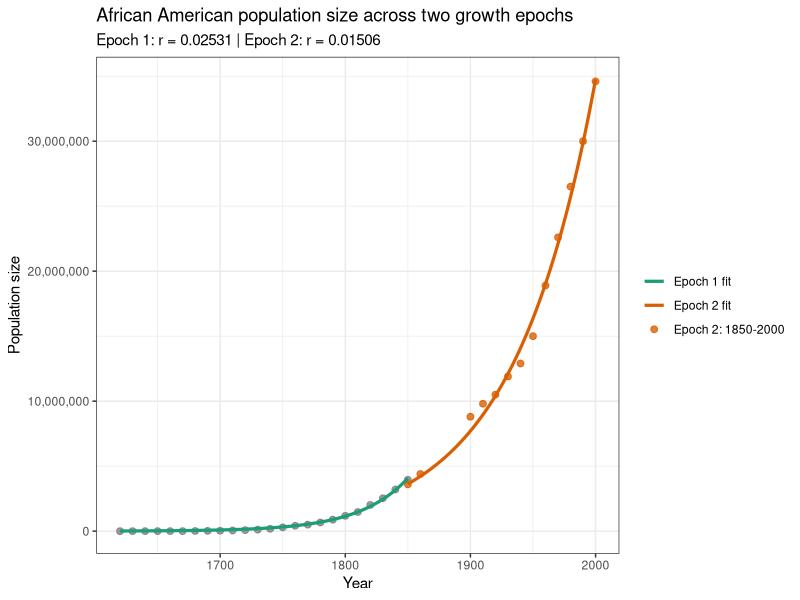
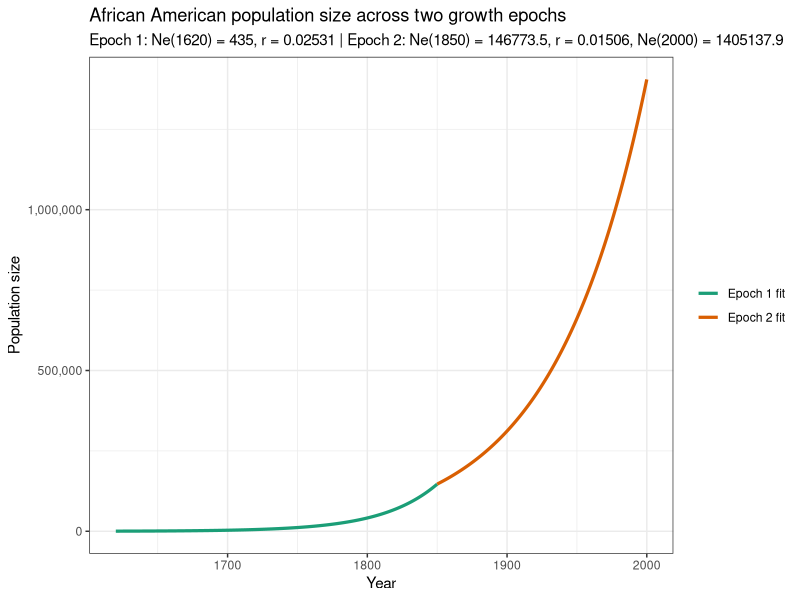
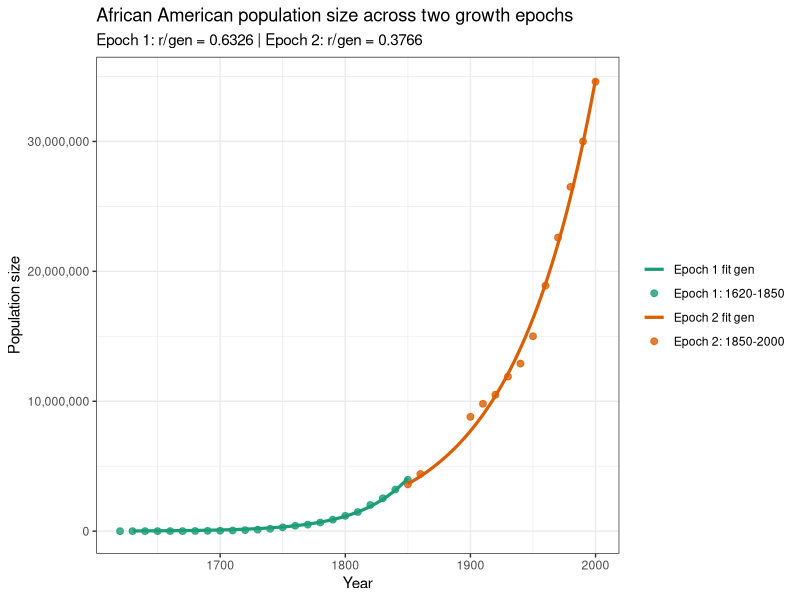
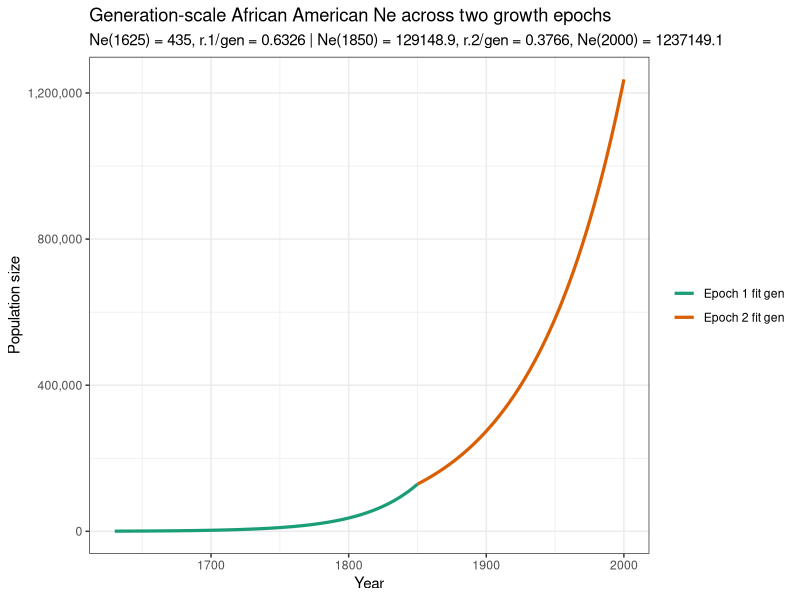

These figures' R source, in order:
# ______________________________________________________________________________
# Aydin Karatas
# ___
# University of Southern California
# Department of Quantitative and Computational Biology
# Mooney Lab
# ___
# calc.ADMIX.params.R
# ______________________________________________________________________________


library(tidyverse)

# rate 1 ----
# data from Hacker 2021
AA.pop.1.all <- data.frame(
  period = c(
    "1610-1620", "1620-1630", "1630-1640", "1640-1650", "1650-1660",
    "1660-1670", "1670-1680", "1680-1690", "1690-1700", "1700-1710",
    "1710-1720", "1720-1730", "1730-1740", "1740-1750", "1750-1760",
    "1760-1770", "1770-1780", "1780-1790", "1790-1800", "1800-1810",
    "1810-1820", "1820-1830", "1830-1840", "1840-1850", "1850-1860",
    "1860-1861", "1861-1862", "1862-1863", "1863-1864", "1864-1865"
  ),
  pop.beginning = c(
    0, 20, 59, 585, 1568,
    2862, 4444, 6832, 16394, 27806,
    41844, 67294, 95669, 156040, 247027,
    319290, 459446, 558921, 706514, 908036,
    1195182, 1550757, 2021968, 2530405, 3204420,
    3953760, 3991133, 3903859, 3815760, 3726828
  ),
  pop.end = c(
    20, 59, 585, 1568, 2862,
    4444, 6832, 16394, 27806, 41844,
    67294, 95669, 156040, 247027, 319290,
    459446, 558921, 706514, 908036, 1195182,
    1550757, 2021968, 2530405, 3204420, 3953760,
    3991133, 3903859, 3815760, 3726828, 3630336
  ),
  growth.rate.10yr = c(
    NA, 195.0, 891.5, 168.0, 82.5,
    55.3, 53.7, 140.0, 69.6, 50.5,
    60.8, 42.2, 63.1, 58.3, 29.3,
    43.9, 21.7, 26.4, 28.5, 31.6,
    29.8, 30.4, 25.1, 26.6, 23.4,
    NA, NA, NA, NA, NA
  ),
  person.years.lived = c(
    16, 361, 2293, 9970, 21505,
    35952, 55527, 109243, 215999, 343482,
    535651, 806513, 1234030, 1980625, 2816150,
    3851269, 5075599, 6298380, 8030652, 10450423,
    13652609, 17759559, 22666906, 28541607, 35659777,
    3972417, 3947335, 3859642, 3771119, 3144251
  ),
  hours.worked.millions = c(
    0, 1, 5, 23, 49,
    82, 127, 251, 496, 788,
    1229, 1850, 2831, 4544, 6461,
    8835, 11644, 14449, 18423, 23975,
    31321, 40743, 52001, 65478, 81808,
    9113, 9056, 8855, 8651, 7213
  ),
  assumed.birth.rate = c(
    NA, 22.4, 22.4, 22.4, 22.4,
    22.4, 26.5, 27.3, 29.1, 31.0,
    34.6, 41.3, 41.4, 41.2, 46.4,
    39.5, 39.1, 44.7, 50.3, 55.8,
    55.7, 56.5, 56.5, 54.0, 52.3,
    49.6, 49.6, 49.6, 49.6, 49.6
  ),
  births = c(
    NA, 8, 51, 223, 481,
    804, 1472, 2986, 6295, 10635,
    18524, 33316, 51150, 81536, 130654,
    151957, 198660, 281549, 403648, 583395,
    759768, 1003859, 1280680, 1539820, 1865898,
    197032, 195788, 191438, 187048, 155955
  ),
  imported = c(
    32, 150, 110, 301, 1335,
    3038, 3582, 4947, 8197, 16442,
    17622, 41334, 66672, 26455, 44718,
    59557, 41129, 25105, 16183, 77368,
    5207, 410, 91, 0, 303,
    110, 0, 0, 0, 0
  ),
  smuggled = c(
    NA, NA, NA, NA, NA,
    NA, NA, NA, NA, NA,
    NA, NA, NA, NA, NA,
    NA, NA, NA, NA, NA,
    NA, 1100, 900, 500, 200,
    NA, NA, NA, NA, NA
  ),
  natural.increase.rate = c(
    NA, -30.8, 18.1, 6.8, -0.2,
    -4.0, -2.2, 4.2, 1.5, -0.7,
    1.5, -1.6, -0.5, 3.3, 1.0,
    2.1, 1.3, 2.2, 2.6, 2.4,
    2.7, 2.9, 2.4, 2.4, 2.2,
    NA, NA, NA, NA, NA
  ),
  births.plus.imports = c(
    32, 158, 161, 524, 1816,
    3842, 5054, 7933, 14492, 27077,
    36146, 74650, 117822, 107991, 175372,
    211514, 239789, 306654, 419831, 660763,
    764975, 1005369, 1281671, 1540320, 1866401,
    197142, 195788, 191438, 187048, 155955
  ),
  percent.total = c(
    0.0, 0.0, 0.0, 0.0, 0.0,
    0.0, 0.1, 0.1, 0.1, 0.3,
    0.4, 0.8, 1.2, 1.1, 1.8,
    2.2, 2.4, 3.1, 4.3, 6.7,
    7.8, 10.3, 13.1, 15.7, 19.0,
    2.0, 2.0, 2.0, 1.9, 1.6
  ),
  cumulative.number = c(
    32, 190, 351, 875, 2691,
    6533, 11587, 19520, 34012, 61089,
    97235, 171885, 289707, 397698, 573070,
    784584, 1024373, 1331027, 1750858, 2411621,
    3176596, 4181965, 5463636, 7003956, 8870357,
    9067499, 9263287, 9454725, 9641773, 9797728
  ),
  cumulative.percent = c(
    0.0, 0.0, 0.0, 0.0, 0.0,
    0.1, 0.1, 0.2, 0.3, 0.6,
    1.0, 1.8, 3.0, 4.1, 5.8,
    8.0, 10.5, 13.6, 17.9, 24.6,
    32.4, 42.7, 55.8, 71.5, 90.5,
    92.5, 94.5, 96.5, 98.4, 100.0
  ),
  stringsAsFactors = FALSE
)

AA.pop.1 <- AA.pop.1.all %>%
  mutate(
    start.year = as.numeric(sub("-.*", "", period)),
    imported.prev = dplyr::lag(imported),
    pop.beginning.no.prev.imports = pop.end - imported.prev,
    std.year = start.year - min(start.year) - 10
  ) %>%
  filter(
    !is.na(pop.beginning.no.prev.imports),
    start.year <= 1850
    ) %>%
  select(start.year, std.year, pop.beginning.no.prev.imports) 

# fit linear model on log-transformed size and extract coefficients
log.lm.model.1 <- lm(
  log(AA.pop.1$pop.beginning.no.prev.imports) ~ AA.pop.1$std.year
  )
summary(log.lm.model.1)
r0.1 <- coef(log.lm.model.1)[2]
i0.1 <- exp(coef(log.lm.model.1)[1])

log.nls.model.1 <- nls(
  data = AA.pop.1, pop.beginning.no.prev.imports ~ a * exp(b * std.year), 
  start = list(a = i0.1, b = r0.1)
)
summary(log.nls.model.1)
i.1 <- 1.207e+04 # from summary
r.1 <- 2.531e-02 # from summary


# rate 2 ----
# from...
#   1. Time Almanac 2005,
#   2. Statistical Abstract of the United States: 2003
#   3. We, the American Blacks
AA.pop.2 <- data.frame(
  year = c(
    1850, 1860, 1900, 1910, 1920, 1930, 1940, 1950, 1960, 1970, 1980, 1990, 2000
    ), 
  size = c(
    3.6, 4.4, 8.8, 9.8, 10.5, 11.9, 12.9, 15.0, 18.9, 22.6, 26.5, 30.0, 34.6
    )
  )
AA.pop.2 <- AA.pop.2 %>% 
  mutate(
    std.year = year - min(year),
    size = size * 1e6
    )

# fit linear model on log-transformed size and extract coefficients
log.lm.model.2 <- lm(
  log(AA.pop.2$size) ~ AA.pop.2$std.year
)
summary(log.lm.model.2)
r0.2 <- coef(log.lm.model.2)[2]
i0.2 <- exp(coef(log.lm.model.2)[1])


log.nls.model.2 <- nls(
  data = AA.pop.2, size ~ a * exp(b * std.year), 
  start = list(a = i0.2, b = r0.2)
)
summary(log.nls.model.2)
i.2 <- 3.630e+06 # from summary
r.2 <- 1.506e-02 # from summary


# timings ----
# from Hacker, Baharian, and Mooney
g.switch <- 9 # at 1850, 
g.tot <- 15 # 15 generations from 2000 is 1925. approx start time of admix pop

# generation-scale timings ----
gen.time <- 25
admix.start.year <- 1625
epoch.switch.year <- 1850
present.year <- 2000
g.switch.gen <- (epoch.switch.year - admix.start.year) / gen.time
g.tot.gen <- (present.year - admix.start.year) / gen.time

# pop size estimates ----
N.0 <- AA.pop.1$pop.beginning.no.prev.imports[2]
N.1 <- N.0 * exp(g.switch * r.1)
N.2 <- N.1 * exp((g.tot - g.switch) * r.2)

# build observed data for plotting ----
AA.pop.plot.obs <- bind_rows(
  AA.pop.1 %>%
    transmute(
      year = start.year,
      size = pop.beginning.no.prev.imports,
      epoch = "Epoch 1: 1620-1850"
    ),
  AA.pop.2 %>%
    transmute(
      year = year,
      size = size,
      epoch = "Epoch 2: 1850-2000"
    )
)

# build fitted curves for plotting ----
AA.pop.plot.fit.1 <- tibble(
  year = seq(min(AA.pop.1$start.year), max(AA.pop.1$start.year), by = 1)
) %>%
  mutate(
    std.year = year - 1620,
    size = i.1 * exp(r.1 * std.year),
    epoch = "Epoch 1 fit"
  )

AA.pop.plot.fit.2 <- tibble(
  year = seq(min(AA.pop.2$year), max(AA.pop.2$year), by = 1)
) %>%
  mutate(
    std.year = year - 1850,
    size = i.2 * exp(r.2 * std.year),
    epoch = "Epoch 2 fit"
  )

AA.pop.plot.fit <- bind_rows(AA.pop.plot.fit.1, AA.pop.plot.fit.2)

# plot ----
ggplot() +
  geom_point(
    data = AA.pop.plot.obs,
    aes(x = year, y = size, color = epoch),
    size = 2,
    alpha = 0.8
  ) +
  geom_line(
    data = AA.pop.plot.fit,
    aes(x = year, y = size, color = epoch),
    linewidth = 1.1
  ) +
  scale_y_continuous(labels = scales::comma) +
  scale_color_manual(
    values = c(
      "Epoch 1: 1625-1850" = "#1b9e77",
      "Epoch 2: 1850-2000" = "#d95f02",
      "Epoch 1 fit" = "#1b9e77",
      "Epoch 2 fit" = "#d95f02"
    )
  ) +
  labs(
    x = "Year",
    y = "Population size",
    color = NULL,
    title = "African American population size across two growth epochs",
    subtitle = paste0(
      "Epoch 1: r = ", round(r.1, 5),
      " | Epoch 2: r = ", round(r.2, 5)
    )
  ) +
  theme_bw()

# plausable Ne curves ----
# build fitted curves for plotting ----
AA.pop.plot.fitNe.1 <- tibble(
  year = seq(min(AA.pop.1$start.year), max(AA.pop.1$start.year), by = 1)
) %>%
  mutate(
    std.year = year - 1620,
    size = 435 * exp(r.1 * std.year),
    epoch = "Epoch 1 fit"
  )

AA.pop.plot.fitNe.2 <- tibble(
  year = seq(min(AA.pop.2$year), max(AA.pop.2$year), by = 1)
) %>%
  mutate(
    std.year = year - 1850,
    size = as.numeric(AA.pop.plot.fitNe.1[nrow(AA.pop.plot.fitNe.1), "size"]) 
    * exp(r.2 * std.year),
    epoch = "Epoch 2 fit"
  )

AA.pop.plot.fitNe <- bind_rows(AA.pop.plot.fitNe.1, AA.pop.plot.fitNe.2)

# plot Ne ----
ggplot() +
  geom_line(
    data = AA.pop.plot.fitNe,
    aes(x = year, y = size, color = epoch),
    linewidth = 1.1
  ) +
  scale_y_continuous(labels = scales::comma) +
  scale_color_manual(
    values = c(
      "Epoch 1: 1625-1850" = "#1b9e77",
      "Epoch 2: 1850-2000" = "#d95f02",
      "Epoch 1 fit" = "#1b9e77",
      "Epoch 2 fit" = "#d95f02"
    )
  ) +
  labs(
    x = "Year",
    y = "Population size",
    color = NULL,
    title = "African American population size across two growth epochs",
    subtitle = paste0(
      "Epoch 1: Ne(1620) = ", 
      round(as.numeric(AA.pop.plot.fitNe[1, "size"]), 1), 
      ", r = ", round(r.1, 5),
      " | Epoch 2: Ne(1850) = ", 
      round(as.numeric(AA.pop.plot.fitNe[nrow(AA.pop.plot.fitNe.1), "size"]), 1),
      ", r = ", round(r.2, 5),
      ", Ne(2000) = ",
      round(as.numeric(AA.pop.plot.fitNe[nrow(AA.pop.plot.fitNe), "size"]), 1)
    )
  ) +
  theme_bw()

# generation-scale fits ----
AA.pop.1.gen <- AA.pop.1.all %>%
  mutate(
    start.year = as.numeric(sub("-.*", "", period)),
    imported.prev = dplyr::lag(imported),
    pop.beginning.no.prev.imports = pop.end - imported.prev,
    std.gen = (start.year - admix.start.year) / gen.time
  ) %>%
  filter(
    !is.na(pop.beginning.no.prev.imports),
    start.year >= admix.start.year,
    start.year <= epoch.switch.year
  ) %>%
  select(start.year, std.gen, pop.beginning.no.prev.imports)

AA.pop.2.gen <- AA.pop.2 %>%
  transmute(
    year = year,
    std.gen = (year - epoch.switch.year) / gen.time,
    size = size
  )

# generation-scale rate 1 ----
log.lm.model.1.gen <- lm(
  log(AA.pop.1.gen$pop.beginning.no.prev.imports) ~ AA.pop.1.gen$std.gen
)
summary(log.lm.model.1.gen)
r0.1.gen <- coef(log.lm.model.1.gen)[2]
i0.1.gen <- exp(coef(log.lm.model.1.gen)[1])

log.nls.model.1.gen <- nls(
  data = AA.pop.1.gen,
  pop.beginning.no.prev.imports ~ a * exp(b * std.gen),
  start = list(a = i0.1.gen, b = r0.1.gen)
)
summary(log.nls.model.1.gen)
i.1.gen <- coef(log.nls.model.1.gen)[["a"]]
r.1.gen <- coef(log.nls.model.1.gen)[["b"]]

# generation-scale rate 2 ----
log.lm.model.2.gen <- lm(log(AA.pop.2.gen$size) ~ AA.pop.2.gen$std.gen)
summary(log.lm.model.2.gen)
r0.2.gen <- coef(log.lm.model.2.gen)[2]
i0.2.gen <- exp(coef(log.lm.model.2.gen)[1])

log.nls.model.2.gen <- nls(
  data = AA.pop.2.gen,
  size ~ a * exp(b * std.gen),
  start = list(a = i0.2.gen, b = r0.2.gen)
)
summary(log.nls.model.2.gen)
i.2.gen <- coef(log.nls.model.2.gen)[["a"]]
r.2.gen <- coef(log.nls.model.2.gen)[["b"]]

# generation-scale pop size estimates ----
N.0.gen <- 435
N.1.gen <- N.0.gen * exp(g.switch.gen * r.1.gen)
N.2.gen <- N.1.gen * exp((g.tot.gen - g.switch.gen) * r.2.gen)

# console comparison output ----
cat(
  paste0(
    "\nYear vs generation growth-rate comparison\n",
    "Epoch 1 yearly r: ", round(r.1, 8),
    " | Epoch 1 generational r: ", round(r.1.gen, 8), "\n",
    "Epoch 2 yearly r: ", round(r.2, 8),
    " | Epoch 2 generational r: ", round(r.2.gen, 8), "\n",
    "g.switch.gen: ", g.switch.gen,
    " | g.tot.gen: ", g.tot.gen, "\n\n"
  )
)

# generation-scale census curves ----
AA.pop.plot.fit.1.gen <- tibble(
  year = seq(min(AA.pop.1.gen$start.year), max(AA.pop.1.gen$start.year), by = 1)
) %>%
  mutate(
    std.gen = (year - admix.start.year) / gen.time,
    size = i.1.gen * exp(r.1.gen * std.gen),
    epoch = "Epoch 1 fit gen"
  )

AA.pop.plot.fit.2.gen <- tibble(
  year = seq(min(AA.pop.2.gen$year), max(AA.pop.2.gen$year), by = 1)
) %>%
  mutate(
    std.gen = (year - epoch.switch.year) / gen.time,
    size = i.2.gen * exp(r.2.gen * std.gen),
    epoch = "Epoch 2 fit gen"
  )

AA.pop.plot.fit.gen <- bind_rows(AA.pop.plot.fit.1.gen, AA.pop.plot.fit.2.gen)

# plot generation-scale census fits ----
ggplot() +
  geom_point(
    data = AA.pop.plot.obs,
    aes(x = year, y = size, color = epoch),
    size = 2,
    alpha = 0.8
  ) +
  geom_line(
    data = AA.pop.plot.fit.gen,
    aes(x = year, y = size, color = epoch),
    linewidth = 1.1
  ) +
  scale_y_continuous(labels = scales::comma) +
  scale_color_manual(
    values = c(
      "Epoch 1: 1625-1850" = "#1b9e77",
      "Epoch 2: 1850-2000" = "#d95f02",
      "Epoch 1: 1620-1850" = "#1b9e77",
      "Epoch 1 fit gen" = "#1b9e77",
      "Epoch 2 fit gen" = "#d95f02"
    )
  ) +
  labs(
    x = "Year",
    y = "Population size",
    color = NULL,
    title = "African American population size across two growth epochs",
    subtitle = paste0(
      "Epoch 1: r/gen = ", round(r.1.gen, 5),
      " | Epoch 2: r/gen = ", round(r.2.gen, 5)
    )
  ) +
  theme_bw()

# generation-scale plausable Ne curves ----
AA.pop.plot.fitNe.1.gen <- tibble(
  year = seq(min(AA.pop.1.gen$start.year), max(AA.pop.1.gen$start.year), by = 1)
) %>%
  mutate(
    std.gen = (year - admix.start.year) / gen.time,
    size = N.0.gen * exp(r.1.gen * std.gen),
    epoch = "Epoch 1 fit gen"
  )

AA.pop.plot.fitNe.2.gen <- tibble(
  year = seq(min(AA.pop.2.gen$year), max(AA.pop.2.gen$year), by = 1)
) %>%
  mutate(
    std.gen = (year - epoch.switch.year) / gen.time,
    size = N.1.gen * exp(r.2.gen * std.gen),
    epoch = "Epoch 2 fit gen"
  )

AA.pop.plot.fitNe.gen <- bind_rows(
  AA.pop.plot.fitNe.1.gen,
  AA.pop.plot.fitNe.2.gen
)

# plot generation-scale Ne ----
ggplot() +
  geom_line(
    data = AA.pop.plot.fitNe.gen,
    aes(x = year, y = size, color = epoch),
    linewidth = 1.1
  ) +
  scale_y_continuous(labels = scales::comma) +
  scale_color_manual(
    values = c(
      "Epoch 1 fit gen" = "#1b9e77",
      "Epoch 2 fit gen" = "#d95f02"
    )
  ) +
  labs(
    x = "Year",
    y = "Population size",
    color = NULL,
    title = "Generation-scale African American Ne across two growth epochs",
    subtitle = paste0(
      "Ne(1625) = ", round(N.0.gen, 1),
      ", r.1/gen = ", round(r.1.gen, 5),
      " | Ne(1850) = ", round(N.1.gen, 1),
      ", r.2/gen = ", round(r.2.gen, 5),
      ", Ne(2000) = ", round(N.2.gen, 1)
    )
  ) +
  theme_bw()
